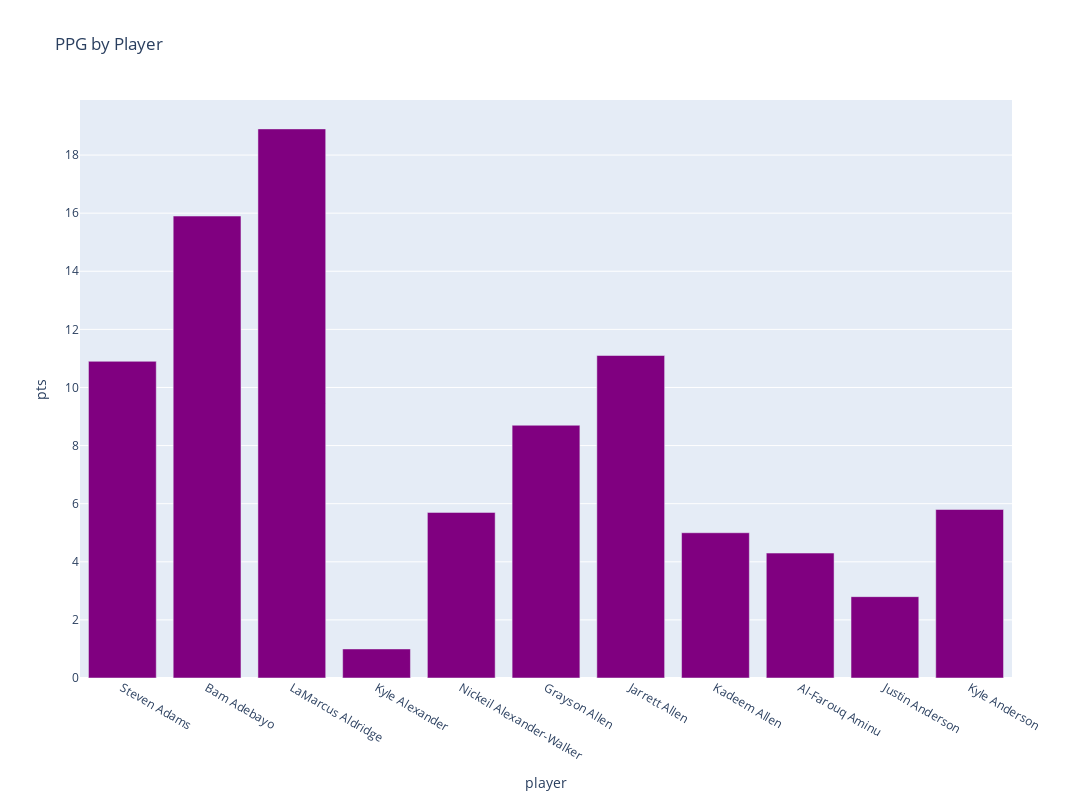

Notebook cell for this chart:
### Code cell
#bar chart 

df=df[df.Age != "Age"]
df_top10=df.loc[0:10,:]
df_top10=df_top10.astype({'PTS':'float'})
df_top10=df_top10.astype({'FGA':'string'})

fig=px.bar(df_top10, x='Player', y='PTS', title='PPG by Player', width=1200, height=800, color_discrete_sequence=['purple'])
fig.update_xaxes(title='player')
fig.update_yaxes(title='pts')
fig.show()

### Figure 1 — Plotly figure (JSON) as saved in the notebook; plotly's stock layout.template omitted (floating-point values rounded to 4 significant figures)
{"data": [{"alignmentgroup": "True", "hovertemplate": "Player=%{x}<br>PTS=%{y}<extra></extra>", "legendgroup": "", "marker": {"color": "purple", "pattern": {"shape": ""}}, "name": "", "offsetgroup": "", "orientation": "v", "showlegend": false, "textposition": "auto", "type": "bar", "x": ["Steven Adams", "Bam Adebayo", "LaMarcus Aldridge", "Kyle Alexander", "Nickeil Alexander-Walker", "Grayson Allen", "Jarrett Allen", "Kadeem Allen", "Al-Farouq Aminu", "Justin Anderson", "Kyle Anderson"], "xaxis": "x", "y": [10.9, 15.9, 18.9, 1, 5.7, 8.7, 11.1, 5, 4.3, 2.8, 5.8], "yaxis": "y"}], "layout": {"barmode": "relative", "height": 800, "legend": {"tracegroupgap": 0}, "title": {"text": "PPG by Player"}, "width": 1200, "xaxis": {"anchor": "y", "autorange": true, "domain": [0, 1], "range": [-0.5, 10.5], "title": {"text": "player"}, "type": "category"}, "yaxis": {"anchor": "x", "autorange": true, "domain": [0, 1], "range": [0, 19.89], "title": {"text": "pts"}, "type": "linear"}}}
